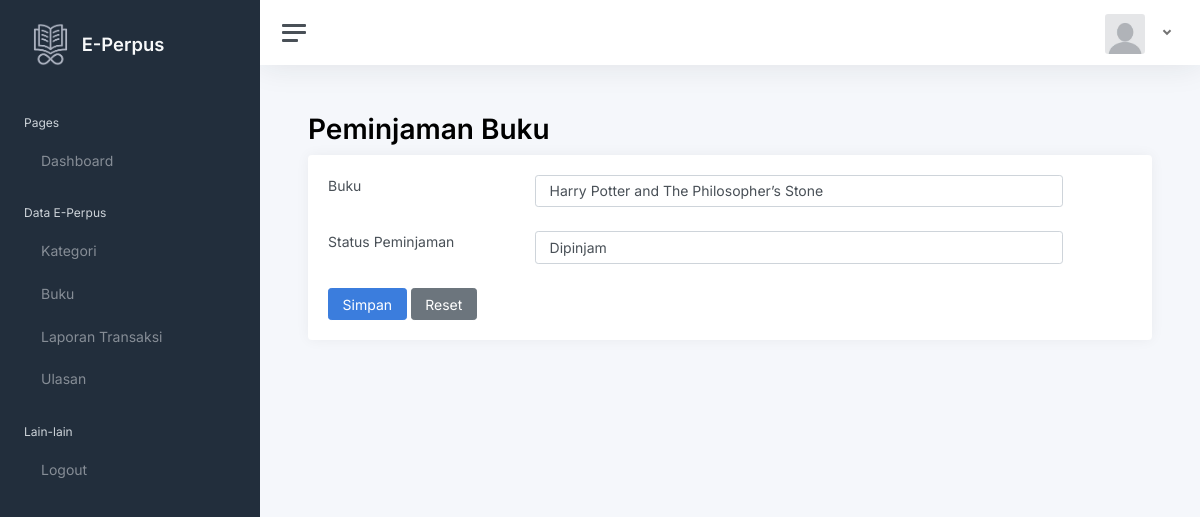
The page /peminjaman_edit.php?id=17 on the database its author committed.
### tables this page shows
CREATE TABLE `tb_peminjaman` (
  `id_peminjaman` int(11) NOT NULL,
  `id_user` int(11) DEFAULT NULL,
  `id_buku` int(11) DEFAULT NULL,
  `kode_peminjaman` varchar(11) NOT NULL,
  `tanggal_peminjaman` varchar(250) DEFAULT NULL,
  `tanggal_pengembalian` varchar(250) DEFAULT NULL,
  `status` enum('dipinjam','dikembalikan') DEFAULT NULL,
  `qty` int(11) NOT NULL
);

CREATE TABLE `tb_buku` (
  `id_buku` int(11) NOT NULL,
  `id_kategori` int(11) DEFAULT NULL,
  `judul` varchar(250) DEFAULT NULL,
  `foto` varchar(250) NOT NULL,
  `stok` int(11) NOT NULL,
  `penulis` varchar(250) DEFAULT NULL,
  `penerbit` varchar(250) DEFAULT NULL,
  `tahun_terbit` varchar(250) DEFAULT NULL,
  `deskripsi` text DEFAULT NULL
);

### peminjaman_edit.php (the view, shortened to what this page needs)
<?php
include "koneksi.php";
?>
<!DOCTYPE html>
<html lang="en">
<head>
	<link href="css/app.css" rel="stylesheet">
</head>
<body>
	<div class="wrapper">
		<nav id="sidebar" class="sidebar js-sidebar">
			<div class="sidebar-content js-simplebar">
				<a class="sidebar-brand" href="index.php">
				<img src="img/icons/icon2.png" width="25%">
          <span class="align-middle">E-Perpus</span>
        </a>
				<ul class="sidebar-nav">
					<li class="sidebar-header">
						Pages
					</li>
					<li class="sidebar-item">
						<a class="sidebar-link" href="index.php">
              <i class="align-middle" data-feather="home"></i> <span class="align-middle">Dashboard</span>
            </a>
					</li>
					<li class="sidebar-header">
						Data E-Perpus
					</li>
					<?php
					if($_SESSION['tb_user']['level'] !='peminjam'){
						?>
					<li class="sidebar-item">
						<a class="sidebar-link" href="kategori.php">
              <i class="align-middle" data-feather="folder"></i> <span class="align-middle">Kategori</span>
            </a>
					</li>
                         <li class="sidebar-item">
					<a class="sidebar-link" href="buku.php">
              <i class="align-middle" data-feather="book"></i> <span class="align-middle">Buku</span>
            </a>
					<li class="sidebar-item">
						<a class="sidebar-link" href="laporan.php">
              <i class="align-middle" data-feather="book-open"></i> <span class="align-middle">Laporan Transaksi</span>
            </a>
					</li>
					<?php }
					 ?>
					<li class="sidebar-item">
						<a class="sidebar-link" href="ulasan.php">
              <i class="align-middle" data-feather="bar-chart-2"></i> <span class="align-middle">Ulasan</span>
            </a>
					</li>
					<li class="sidebar-header">
						Lain-lain
					</li>
					<li class="sidebar-item">
						<a class="sidebar-link" href="logout.php">
              <i class="align-middle" data-feather="log-out"></i> <span class="align-middle">Logout</span>
            </a>
					</li>
		</nav>
		<div class="main">
			<nav class="navbar navbar-expand navbar-light navbar-bg">
				<a class="sidebar-toggle js-sidebar-toggle">
          <i class="hamburger align-self-center"></i>
        </a>
	   	<div class="navbar-collapse collapse">
					<ul class="navbar-nav navbar-align">
							<a class="nav-link dropdown-toggle d-none d-sm-inline-block" href="#" data-bs-toggle="dropdown">
                <img src="img/avatars/profil.jpg" class="avatar img-fluid rounded me-2" alt="Charles Hall" /> <span class="text-dark">
			 </span>
              </a>
					</ul>
				</div>
			</nav>
            <main class="content">
				<div class="container-fluid p-0">
                <h1 ><b>Peminjaman Buku</b></h1>
                <div class="card">
                    <div class="card-body">
                    <div class="row">
                    <div class="col-md-12">
                         <form method="post">
                              <?php
                              $id=$_GET['id'];
                                   $query = mysqli_query($koneksi, "SELECT * FROM tb_peminjaman WHERE id_peminjaman=$id");
                                   $data = mysqli_fetch_array($query);
                              ?>
                              <div class="row mb-4">
                                   <div class="col-md-3">Buku</div>
                                   <div class="col-md-8">
                                        <select name ="id_buku" class="form-control">
                                             <?php
                                             $buk = mysqli_query($koneksi, "SELECT * FROM tb_buku");
                                             while($buku = mysqli_fetch_array($buk)){
                                                  ?>
                                                  <option <?php if($buku['id_buku'] == $data['id_buku']) echo 'selected';?> value="<?php echo $buku['id_buku'];?>"> <?php echo $buku['judul'];?></option>
                                                  <?php
                                             }
                                             ?>
                                        </select>
                                   </div>
                                   </div>
                                   <div class="row mb-4">
                                   <div class="col-md-3">Status Peminjaman</div>
                                   <div class="col-md-8">
                                        <select name="status" class="form-control">
                                             <option value="dipinjam" <?php if($data['status'] == 'dipinjam') echo 'selected'; ?> >Dipinjam</option>
                                        </select>
                                   </div>
                                   </div>
                                   <div class="col-md-8">
                                        <button type="submit" class="btn btn-primary" name="submit" value="submit">Simpan</button>
                                        <button type="reset" class="btn btn-secondary">Reset</button>
                                   </div>
                                   </div>
                              </div>
                     </div>
                     </div>
                    </div>
                </div>

### rows shown on the page
tb_peminjaman: id_buku "Harry Potter and The Philosopher’s Stone", status "Dipinjam"
